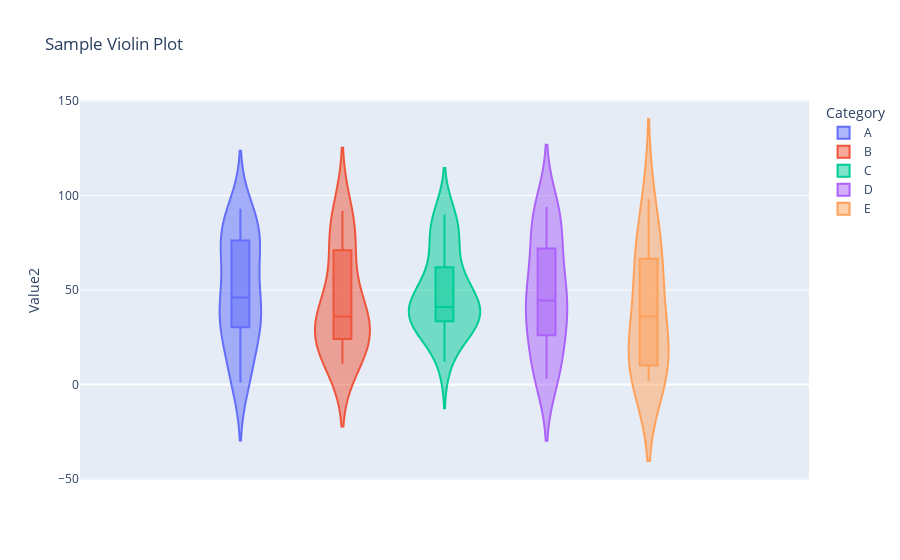

This figure's notebook cell:
### Code cell
# Violin plot using Plotly Express
violin_plot = px.violin(sorted_data, y='Value2', color='Category', box=True, title="Sample Violin Plot", 
                        labels={"Value2": "Value2"})

violin_plot.show()

### Figure 1 — Plotly figure (JSON) as saved in the notebook; plotly's stock layout.template omitted (floating-point values rounded to 4 significant figures)
{"data": [{"alignmentgroup": "True", "box": {"visible": true}, "hovertemplate": "Category=A<br>Value2=%{y}<extra></extra>", "legendgroup": "A", "marker": {"color": "#636efa"}, "name": "A", "offsetgroup": "A", "orientation": "v", "scalegroup": "True", "showlegend": true, "type": "violin", "x0": " ", "xaxis": "x", "y": [45, 86, 63, 51, 70, 3, 11, 28, 46, 40, 68, 93, 35, 34, 37, 1, 76, 31, 70, 86, 23, 36, 4, 77, 19, 82, 88, 85, 55], "y0": " ", "yaxis": "y"}, {"alignmentgroup": "True", "box": {"visible": true}, "hovertemplate": "Category=B<br>Value2=%{y}<extra></extra>", "legendgroup": "B", "marker": {"color": "#EF553B"}, "name": "B", "offsetgroup": "B", "orientation": "v", "scalegroup": "True", "showlegend": true, "type": "violin", "x0": " ", "xaxis": "x", "y": [24, 36, 30, 71, 18, 85, 18, 11, 74, 49, 40, 24, 36, 92], "y0": " ", "yaxis": "y"}, {"alignmentgroup": "True", "box": {"visible": true}, "hovertemplate": "Category=C<br>Value2=%{y}<extra></extra>", "legendgroup": "C", "marker": {"color": "#00cc96"}, "name": "C", "offsetgroup": "C", "orientation": "v", "scalegroup": "True", "showlegend": true, "type": "violin", "x0": " ", "xaxis": "x", "y": [81, 54, 76, 54, 87, 90, 34, 70, 47, 28, 33, 12, 40, 42, 54, 38, 32, 29, 35, 40], "y0": " ", "yaxis": "y"}, {"alignmentgroup": "True", "box": {"visible": true}, "hovertemplate": "Category=D<br>Value2=%{y}<extra></extra>", "legendgroup": "D", "marker": {"color": "#ab63fa"}, "name": "D", "offsetgroup": "D", "orientation": "v", "scalegroup": "True", "showlegend": true, "type": "violin", "x0": " ", "xaxis": "x", "y": [26, 67, 45, 31, 94, 41, 83, 44, 47, 10, 52, 91, 92, 4, 10, 72, 30, 62, 3, 89, 6, 35, 44, 62, 84, 21], "y0": " ", "yaxis": "y"}, {"alignmentgroup": "True", "box": {"visible": true}, "hovertemplate": "Category=E<br>Value2=%{y}<extra></extra>", "legendgroup": "E", "marker": {"color": "#FFA15A"}, "name": "E", "offsetgroup": "E", "orientation": "v", "scalegroup": "True", "showlegend": true, "type": "violin", "x0": " ", "xaxis": "x", "y": [72, 62, 37, 4, 98, 19, 9, 2, 36, 68, 13], "y0": " ", "yaxis": "y"}], "layout": {"legend": {"title": {"text": "Category"}, "tracegroupgap": 0}, "title": {"text": "Sample Violin Plot"}, "violinmode": "group", "xaxis": {"anchor": "y", "domain": [0, 1]}, "yaxis": {"anchor": "x", "domain": [0, 1], "title": {"text": "Value2"}}}}
